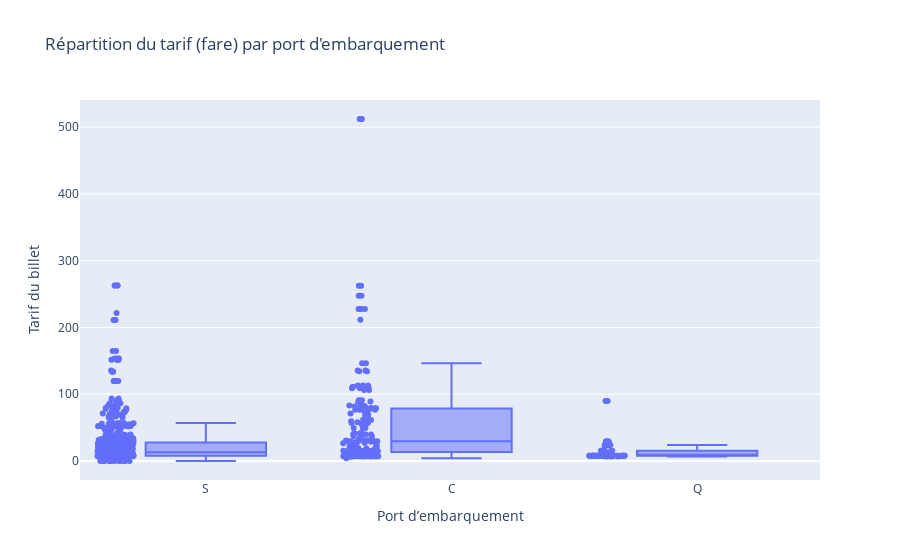

The notebook cell this image was saved under:
### Markdown cell above
### 1. **Données sur l'âge**
- **Boxplot de l'âge** : Le boxplot montre une médiane autour de 28 ans, avec un interquartile (IQR) allant de 20 à 38 ans. Il y a des valeurs aberrantes (outliers) au-delà de 60 ans, indiquant que certains âges sont nettement plus élevés que la majorité.
- **Histogramme de l'âge** : La distribution est asymétrique, avec un pic autour de 20-30 ans, et une décroissance progressive après 40 ans. Cela suggère que la plupart des individus sont jeunes, avec peu de personnes âgées.
- **Statistiques** :
  - **Moyenne** : 29.7 ans (proche de la médiane, indiquant une distribution relativement symétrique au centre).
  - **Écart-type** : 14.5, montrant une dispersion modérée.
  - **Min** : 0.4 ans (des nourrissons).
  - **Max** : 80 ans (cohérent avec les outliers).
  - La majorité des âges se concentrent entre 20 et 38 ans.

### 2. **Données sur le tarif (fare)**
- **Boxplot du tarif** : La médiane est autour de 14.5, avec un IQR de 7.9 à 31. Les outliers commencent après 50 et vont jusqu'à 512, indiquant des tarifs très élevés pour quelques cas.
- **Histogramme du tarif** : La distribution est fortement asymétrique, avec un pic autour de 0-50, et une queue longue vers les valeurs élevées. La plupart des tarifs sont bas, avec quelques exceptions coûteuses.
- **Statistiques** :
  - **Moyenne** : 32.3 (supérieure à la médiane, due aux outliers élevés).
  - **Écart-type** : 49.6, indiquant une grande variabilité.
  - **Min** : 0 (tarifs gratuits possibles).
  - **Max** : 512 (tarif exceptionnel).

### Interprétation générale
- **Âge** : La population est principalement jeune (20-38 ans), avec quelques cas extrêmes (enfants ou personnes âgées). La distribution est légèrement asymétrique à droite.
- **Tarif** : La majorité des tarifs sont bas (7.9-31), mais il existe des valeurs aberrantes élevées, suggérant des cas spécifiques (par exemple, voyages de luxe ). La distribution est fortement asymétrique à droite.
- **Relation potentielle** : Sans données croisées, on ne peut pas conclure, mais les outliers dans les deux variables pourraient indiquer des cas particuliers (personnes âgées payant des tarifs élevés).

### Code cell
import plotly.express as px

# 2. Nettoyer les NaN sur 'embarked' et 'fare' si nécessaire
df_plot = titanic.dropna(subset=['embarked', 'fare'])

# 3. Créer le boxplot
fig = px.box(
    df_plot,
    x='embarked',      # axe des catégories
    y='fare',          # variable numérique
    points='all',      # affiche aussi tous les points (optionnel)
    title='Répartition du tarif (fare) par port d\'embarquement',
    labels={
        'embarked': 'Port d’embarquement',
        'fare': 'Tarif du billet'
    }
)


fig.show()

### Figure 1 — Plotly figure (JSON) as saved in the notebook; plotly's stock layout.template omitted (floating-point values rounded to 4 significant figures; data arrays with more than 128 entries replaced by an {"elided": "..."} marker saying what was removed)
{"data": [{"alignmentgroup": "True", "boxpoints": "all", "hovertemplate": "Port d’embarquement=%{x}<br>Tarif du billet=%{y}<extra></extra>", "legendgroup": "", "marker": {"color": "#636efa"}, "name": "", "notched": false, "offsetgroup": "", "orientation": "v", "showlegend": false, "type": "box", "x": {"elided": "889 str values"}, "x0": " ", "xaxis": "x", "y": {"elided": "889 float values"}, "y0": " ", "yaxis": "y"}], "layout": {"autosize": true, "boxmode": "group", "legend": {"tracegroupgap": 0}, "title": {"text": "Répartition du tarif (fare) par port d'embarquement"}, "xaxis": {"anchor": "y", "autorange": true, "domain": [0, 1], "range": [-0.5096, 2.5], "title": {"text": "Port d’embarquement"}, "type": "category"}, "yaxis": {"anchor": "x", "autorange": true, "domain": [0, 1], "range": [-28.46, 540.8], "title": {"text": "Tarif du billet"}, "type": "linear"}}}
